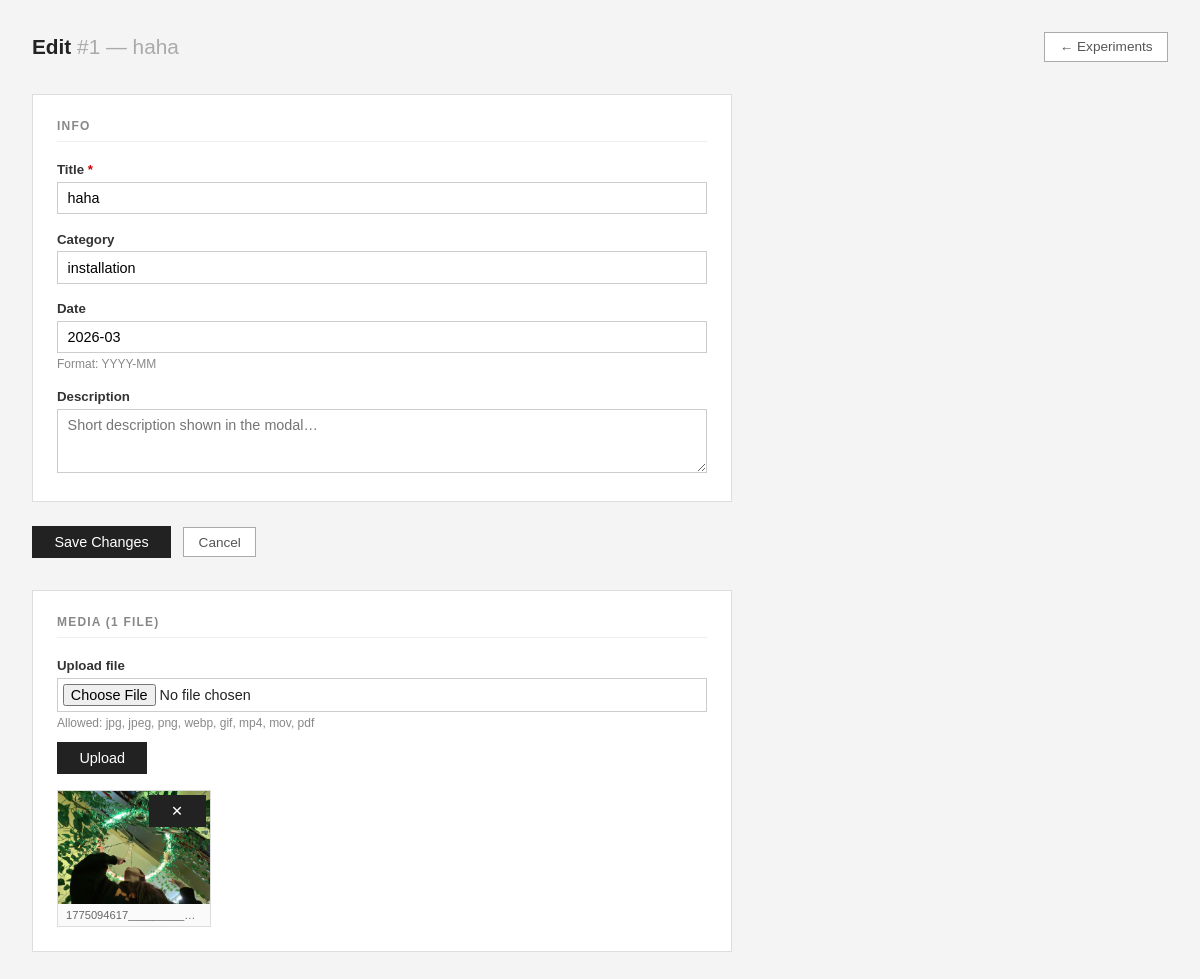
The page /admin/experiment-edit.php?id=1 (signed in) on the database its author committed.
### tables this page shows
CREATE TABLE experiments (
            id         INTEGER PRIMARY KEY AUTOINCREMENT,
            title      TEXT    NOT NULL,
            category   TEXT,
            date       TEXT,
            sort_order INTEGER DEFAULT 0,
            created_at TEXT,
            updated_at TEXT
        , description TEXT);

### src/experiment-model.php (called while the page is built, shortened)
<?php
require_once __DIR__ . '/media.php';
function get_experiment_by_id(int $id): array|false {
    $db   = get_db();
    $stmt = $db->prepare("SELECT * FROM experiments WHERE id = ?");
    $stmt->execute([$id]);
    return $stmt->fetch(PDO::FETCH_ASSOC);
}
function list_experiment_media(int $id): array {
    return _list_media_files(get_experiment_media_path((string) $id));
}

### src/media.php (called while the page is built, shortened)
<?php
function get_experiment_media_path(string $slug): string {
    return UPLOADS_ROOT . '/experiments/' . $slug;
}
function _list_media_files(string $path): array {
    $files = [];
    $items = array_diff(scandir($path), ['.', '..']);
    foreach ($items as $item) {
        $full = "$path/$item";
        $rel = '/uploads' . substr($full, strlen(UPLOADS_ROOT));
        $rel = str_replace('\\', '/', $rel);
        $files[] = [
            'name' => $item,
            'url'  => $rel,
            'ext'  => strtolower(pathinfo($item, PATHINFO_EXTENSION)),
            'size' => filesize($full),
            'path' => $full,
        ];
    }
    return $files;
}

### public/admin/experiment-edit.php (the view, shortened to what this page needs)
<?php
require_once __DIR__ . '/../../src/experiment-model.php';
$id  = isset($_GET['id']) ? (int) $_GET['id'] : 0;
$exp = $id ? get_experiment_by_id($id) : false;
$fields = [
    'title'       => $exp['title']       ?? '',
    'category'    => $exp['category']    ?? '',
    'date'        => $exp['date']        ?? '',
    'description' => $exp['description'] ?? '',
];
$media = list_experiment_media($id);
function hv(string $v): string { return htmlspecialchars($v, ENT_QUOTES); }
function iv(string $key, array $arr): string { return hv((string)($arr[$key] ?? '')); }
?>
<!DOCTYPE html>
<html lang="en">
<head>
</head>
<body>
<div class="header">
    <h1>Edit <span style="color:#aaa;font-weight:normal">#<?= $id ?> — <?= hv($exp['title']) ?></span></h1>
    <a href="/admin/dashboard.php?tab=experiments" class="btn">&larr; Experiments</a>
</div>
<form method="POST">
<div class="group">
    <div class="group-title">Info</div>
    <div class="field">
        <label>Title <span style="color:#c00">*</span></label>
        <input type="text" name="title" value="<?= iv('title', $fields) ?>">
    </div>
    <div class="field">
        <label>Category</label>
        <input type="text" name="category" value="<?= iv('category', $fields) ?>" placeholder="e.g. Sound Studies">
    </div>
    <div class="field">
        <label>Date</label>
        <input type="text" name="date" value="<?= iv('date', $fields) ?>" placeholder="e.g. 2024-11">
        <p class="hint">Format: YYYY-MM</p>
    </div>
    <div class="field">
        <label>Description</label>
        <textarea name="description" rows="3" placeholder="Short description shown in the modal…" style="width:100%;padding:0.45rem 0.6rem;border:1px solid #ccc;font-size:0.9rem;font-family:inherit;resize:vertical"><?= hv($fields['description']) ?></textarea>
    </div>
</div>
<div class="actions" style="margin-bottom:2rem">
    <button type="submit">Save Changes</button>
    <a href="/admin/dashboard.php?tab=experiments" class="btn">Cancel</a>
</div>
</form>
<div class="group">
    <div class="group-title">Media (<?= count($media) ?> file<?= count($media) !== 1 ? 's' : '' ?>)</div>
    <form method="POST" enctype="multipart/form-data">
        <div class="field" style="margin-bottom:0">
            <label>Upload file</label>
            <input type="file" name="media" accept="image/*,video/*,.pdf">
            <p class="hint">Allowed: jpg, jpeg, png, webp, gif, mp4, mov, pdf</p>
        </div>
        <div class="actions" style="margin-top:0.75rem">
            <button type="submit">Upload</button>
        </div>
    </form>
    <?php if (!empty($media)): ?>
    <div class="media-grid">
        <?php foreach ($media as $f): ?>
        <div class="media-item">
            <?php if (in_array($f['ext'], ['jpg','jpeg','png','webp','gif'])): ?>
                <img src="<?= hv($f['url']) ?>" alt="<?= hv($f['name']) ?>">
            <?php else: ?>
                <div class="media-ext"><?= hv($f['ext']) ?></div>
            <?php endif; ?>
            <div class="media-item-name"><?= hv($f['name']) ?></div>
            <form method="POST" style="display:inline" onsubmit="return confirm('Delete this file?')">
                <button type="submit" class="media-delete">✕</button>
            </form>
        </div>
        <?php endforeach; ?>
    </div>
    <?php endif; ?>
</div>
</body>
</html>

### public/admin/experiment-edit.php (style rules this page uses)
* { box-sizing: border-box; margin: 0; padding: 0; }
body { font-family: sans-serif; background: #f4f4f4; color: #222; padding: 2rem; }
.header { display: flex; justify-content: space-between; align-items: center; margin-bottom: 2rem; }
h1 { font-size: 1.3rem; }
.group { background: #fff; border: 1px solid #ddd; padding: 1.5rem; max-width: 700px; margin-bottom: 1.5rem; }
.group-title { font-size: 0.75rem; text-transform: uppercase; letter-spacing: .1em; color: #888; margin-bottom: 1.25rem; padding-bottom: 0.5rem; border-bottom: 1px solid #eee; font-weight: 600; }
.field { margin-bottom: 1.1rem; }
.field:last-child { margin-bottom: 0; }
label { display: block; font-size: 0.83rem; font-weight: 600; margin-bottom: 0.3rem; color: #333; }
input[type="text"], input[type="file"] { width: 100%; padding: 0.45rem 0.6rem; border: 1px solid #ccc; font-size: 0.9rem; font-family: inherit; }
input[type="file"] { padding: 0.3rem; }
.hint { font-size: 0.75rem; color: #888; margin-top: 0.25rem; }
.actions { display: flex; gap: 0.75rem; align-items: center; }
button[type="submit"] { padding: 0.5rem 1.4rem; background: #222; color: #fff; border: none; font-size: 0.9rem; cursor: pointer; }
a.btn { padding: 0.4rem 0.9rem; font-size: 0.85rem; text-decoration: none; border: 1px solid #aaa; color: #555; background: #fff; }
.media-grid { display: grid; grid-template-columns: repeat(auto-fill, minmax(140px, 1fr)); gap: 0.75rem; margin-top: 1rem; }
.media-item { position: relative; border: 1px solid #ddd; background: #fafafa; }
.media-item img { width: 100%; aspect-ratio: 4/3; object-fit: cover; display: block; }
.media-item-name { padding: 0.3rem 0.5rem; font-size: 0.7rem; color: #666; overflow: hidden; text-overflow: ellipsis; white-space: nowrap; }
.media-delete { position: absolute; top: 4px; right: 4px; background: rgba(200,0,0,0.8); color: #fff; border: none; font-size: 0.7rem; padding: 0.15rem 0.4rem; cursor: pointer; }

### rows shown on the page
experiments: title "haha", category "installation", date "2026-03"

### other values the page prints
$id "1"
count($media) "1"
hv($f['name']) "1775094617__________…"
